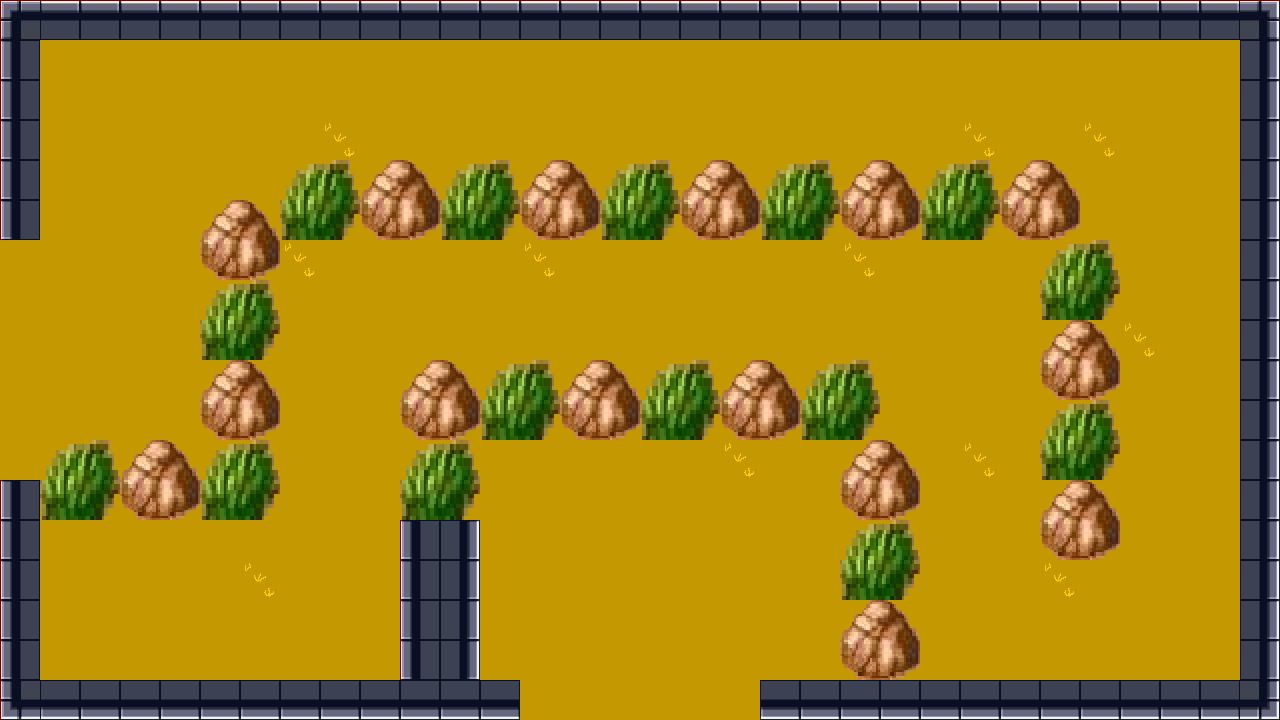

Below is a game level as drawn by its tile map, then a one-line description and the .tmx that defines it (tile-layer data replaced by summaries):
An orthogonal 32x18 tile map with 40x40 px tiles, 4 tile layers (base map, trees, additional walls, rocks).

<map version="1.0" orientation="orthogonal" width="32" height="18" tilewidth="40" tileheight="40">
 <tileset firstgid="1" name="tileset" tilewidth="40" tileheight="40">
  <image source="tileset.png" width="280" height="120" />
 </tileset>
 <layer name="base map" width="32" height="18">
  <data>[576 cells, 576 non-empty, 10 distinct tile ids]</data>
 </layer>
 <layer name="trees" width="32" height="18">
  <data>[576 cells, 60 non-empty, 4 distinct tile ids]</data>
 </layer>
 <layer name="additional walls" width="32" height="18">
  <data>[576 cells, 8 non-empty, 2 distinct tile ids]</data>
 </layer>
 <layer name="rocks" width="32" height="18">
  <data>[576 cells, 60 non-empty, 4 distinct tile ids]</data>
 </layer>
</map>